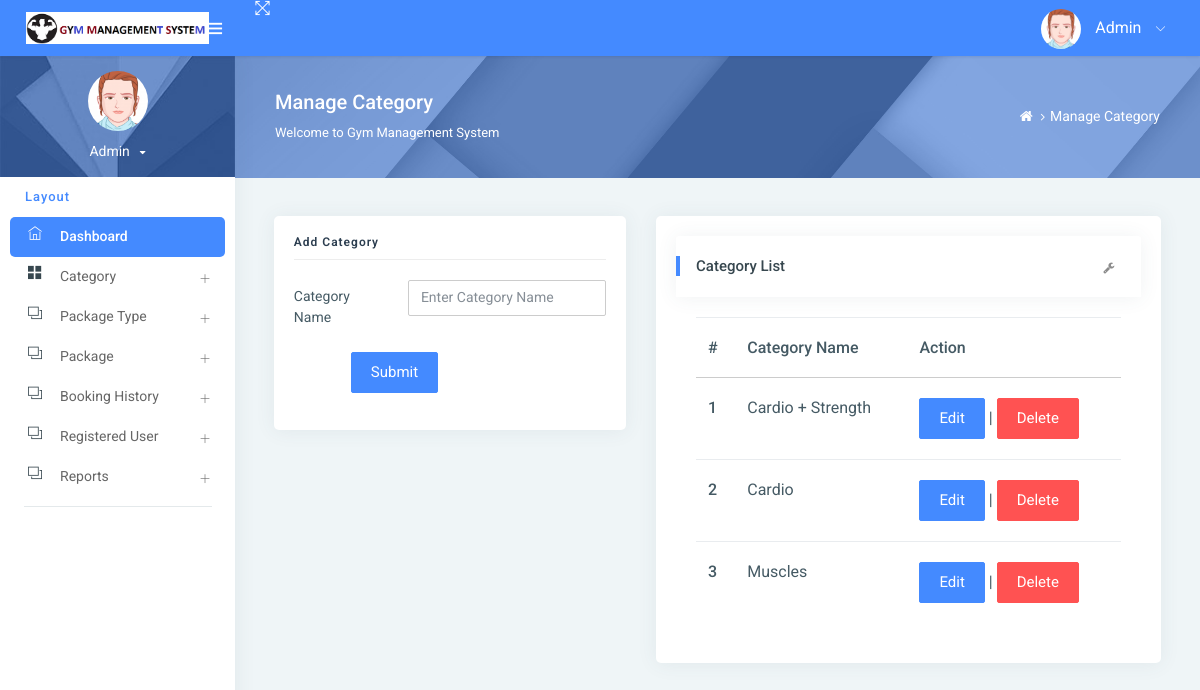
/manageCategory/ (signed in), run on the app's committed database.
### gym/models.py (models this page shows, shortened)
class Category(models.Model):
    categoryname = models.CharField(max_length=200, null=True)
    status = models.CharField(max_length=300, null=True)
    creationdate = models.DateTimeField(auto_now_add=True)

### gym/views.py (the view)
# urls.py: path('manageCategory/', manageCategory, name='manageCategory'),
def manageCategory(request):
    if not request.user.is_authenticated:
        return redirect('admin_login')
    category = Category.objects.all()
    try:
        if request.method == "POST":
            categoryname = request.POST['categoryname']
            try:
                Category.objects.create(categoryname=categoryname)
                error = "no"
            except:
                error = "yes"
    except:
        pass
    return render(request, 'admin/manageCategory.html', locals())

### gym/templates/admin/manageCategory.html (shortened to what this page needs)
{% extends 'admin_base.html' %}
{% load static %}
{% block main %}
<div class="page-header">
    <div class="page-block">
        <div class="row align-items-center">
            <div class="col-md-8">
                <div class="page-header-title">
                    <h5 class="m-b-10">Manage Category</h5>
                    <p class="m-b-0">Welcome to Gym Management System</p>
                </div>
            </div>
            <div class="col-md-4">
                <ul class="breadcrumb-title">
                    <li class="breadcrumb-item">
                        <a href="{% url 'admin_home' %}"> <i class="fa fa-home"></i> </a>
                    </li>
                    <li class="breadcrumb-item"><a href="">Manage Category</a>
                    </li>
                </ul>
            </div>
        </div>
    </div>
</div>
<div class="pcoded-inner-content">
    <div class="main-body">
        <div class="page-wrapper">
            <div class="page-body">
                <div class="row">
                    <div class="col-sm-5">
                        <div class="card">
                            <div class="card-block">
                                <h4 class="sub-title">Add Category</h4>
                                <form method="post">
                                    <div class="form-group row">
                                        <label class="col-sm-4 col-form-label">Category Name</label>
                                        <div class="col-sm-8">
                                            <input type="text" name="categoryname" placeholder="Enter Category Name"
                                                   class="form-control" required>
                                        </div>
                                    </div>
                                    <div class="form-group row">
                                        <label class="col-sm-2 col-form-label"></label>
                                        <div class="col-sm-10">
                                            <input type="submit" class="btn btn-primary" value="Submit">
                                        </div>
                                    </div>
                                </form>
                            </div>
                        </div>
                    </div>
                    <div class="col-md-7">
                        <div class="card">
                            <div class="card-block">
                                <div class="card-header">
                                    <h5>Category List</h5>
                                    <div class="card-header-right">
                                        <ul class="list-unstyled card-option">
                                            <li><i class="fa fa fa-wrench open-card-option"></i></li>
                                        </ul>
                                    </div>
                                </div>
                                <div class="card-block table-border-style">
                                    <div class="table-responsive">
                                        <table class="table">
                                            <thead>
                                            <tr>
                                                <th>#</th>
                                                <th>Category Name</th>
                                                <th>Action</th>
                                            </tr>
                                            </thead>
                                            <tbody>
                                            {% for i in category %}
                                            <tr>
                                                <th scope="row">{{forloop.counter}}</th>
                                                <td>{{i.categoryname}}</td>
                                                <td><a href="{% url 'editCategory' i.id %}" class="btn btn-primary">Edit</a> |
                                                    <a href="{% url 'deleteCategory' i.id %}"
                                                       onclick="return confirm('Are you sure to Delete')"
                                                       class="btn btn-danger">Delete</a></td>
                                            </tr>
                                            {% endfor %}
                                            </tbody>
                                        </table>
                                    </div>
                                </div>
                            </div>
                        </div>
                    </div>
                </div>
            </div>
        </div>
    </div>
</div>
{% endblock %}

### data on the page
Category: categoryname "Cardio + Strength"
Category: categoryname "Cardio"
Category: categoryname "Muscles"
